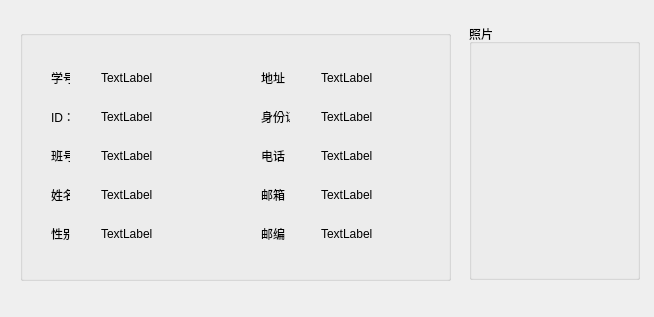
<?xml version="1.0" encoding="UTF-8"?>
<ui version="4.0">
 <class>xianagxi</class>
 <widget class="QWidget" name="xianagxi">
  <property name="geometry">
   <rect>
    <x>0</x>
    <y>0</y>
    <width>654</width>
    <height>317</height>
   </rect>
  </property>
  <property name="windowTitle">
   <string>详细信息</string>
  </property>
  <property name="windowIcon">
   <iconset>
    <normaloff>res/002.png</normaloff>res/002.png</iconset>
  </property>
  <widget class="QGroupBox" name="groupBox_2">
   <property name="geometry">
    <rect>
     <x>469</x>
     <y>24</y>
     <width>171</width>
     <height>256</height>
    </rect>
   </property>
   <property name="title">
    <string>照片</string>
   </property>
   <widget class="QLabel" name="label_21">
    <property name="geometry">
     <rect>
      <x>10</x>
      <y>20</y>
      <width>141</width>
      <height>211</height>
     </rect>
    </property>
    <property name="text">
     <string/>
    </property>
   </widget>
  </widget>
  <widget class="QGroupBox" name="groupBox">
   <property name="geometry">
    <rect>
     <x>20</x>
     <y>30</y>
     <width>431</width>
     <height>251</height>
    </rect>
   </property>
   <property name="title">
    <string/>
   </property>
   <widget class="QWidget" name="gridLayoutWidget">
    <property name="geometry">
     <rect>
      <x>20</x>
      <y>20</y>
      <width>41</width>
      <height>211</height>
     </rect>
    </property>
    <layout class="QGridLayout" name="gridLayout">
     <item row="0" column="0">
      <widget class="QLabel" name="label_20">
       <property name="text">
        <string>学号：</string>
       </property>
      </widget>
     </item>
     <item row="1" column="0">
      <widget class="QLabel" name="label_11">
       <property name="text">
        <string>ID：</string>
       </property>
      </widget>
     </item>
     <item row="2" column="0">
      <widget class="QLabel" name="label_12">
       <property name="text">
        <string>班号：</string>
       </property>
      </widget>
     </item>
     <item row="3" column="0">
      <widget class="QLabel" name="label_13">
       <property name="text">
        <string>姓名：</string>
       </property>
      </widget>
     </item>
     <item row="4" column="0">
      <widget class="QLabel" name="label_14">
       <property name="text">
        <string>性别：</string>
       </property>
      </widget>
     </item>
    </layout>
   </widget>
   <widget class="QWidget" name="gridLayoutWidget_2">
    <property name="geometry">
     <rect>
      <x>70</x>
      <y>20</y>
      <width>131</width>
      <height>211</height>
     </rect>
    </property>
    <layout class="QGridLayout" name="gridLayout_2">
     <item row="0" column="0">
      <widget class="QLabel" name="label_2">
       <property name="text">
        <string>TextLabel</string>
       </property>
      </widget>
     </item>
     <item row="1" column="0">
      <widget class="QLabel" name="label">
       <property name="text">
        <string>TextLabel</string>
       </property>
      </widget>
     </item>
     <item row="2" column="0">
      <widget class="QLabel" name="label_3">
       <property name="text">
        <string>TextLabel</string>
       </property>
      </widget>
     </item>
     <item row="3" column="0">
      <widget class="QLabel" name="label_4">
       <property name="text">
        <string>TextLabel</string>
       </property>
      </widget>
     </item>
     <item row="4" column="0">
      <widget class="QLabel" name="label_5">
       <property name="text">
        <string>TextLabel</string>
       </property>
      </widget>
     </item>
    </layout>
   </widget>
   <widget class="QWidget" name="gridLayoutWidget_3">
    <property name="geometry">
     <rect>
      <x>230</x>
      <y>20</y>
      <width>51</width>
      <height>211</height>
     </rect>
    </property>
    <layout class="QGridLayout" name="gridLayout_3">
     <item row="0" column="0">
      <widget class="QLabel" name="label_15">
       <property name="text">
        <string>地址：</string>
       </property>
      </widget>
     </item>
     <item row="1" column="0">
      <widget class="QLabel" name="label_16">
       <property name="text">
        <string>身份证：</string>
       </property>
      </widget>
     </item>
     <item row="2" column="0">
      <widget class="QLabel" name="label_17">
       <property name="text">
        <string>电话：</string>
       </property>
      </widget>
     </item>
     <item row="3" column="0">
      <widget class="QLabel" name="label_18">
       <property name="text">
        <string>邮箱：</string>
       </property>
      </widget>
     </item>
     <item row="4" column="0">
      <widget class="QLabel" name="label_19">
       <property name="text">
        <string>邮编：</string>
       </property>
      </widget>
     </item>
    </layout>
   </widget>
   <widget class="QWidget" name="gridLayoutWidget_4">
    <property name="geometry">
     <rect>
      <x>290</x>
      <y>20</y>
      <width>131</width>
      <height>211</height>
     </rect>
    </property>
    <layout class="QGridLayout" name="gridLayout_4">
     <item row="5" column="0">
      <widget class="QLabel" name="label_10">
       <property name="text">
        <string>TextLabel</string>
       </property>
      </widget>
     </item>
     <item row="4" column="0">
      <widget class="QLabel" name="label_9">
       <property name="text">
        <string>TextLabel</string>
       </property>
      </widget>
     </item>
     <item row="3" column="0">
      <widget class="QLabel" name="label_8">
       <property name="text">
        <string>TextLabel</string>
       </property>
      </widget>
     </item>
     <item row="2" column="0">
      <widget class="QLabel" name="label_6">
       <property name="text">
        <string>TextLabel</string>
       </property>
      </widget>
     </item>
     <item row="1" column="0">
      <widget class="QLabel" name="label_7">
       <property name="text">
        <string>TextLabel</string>
       </property>
      </widget>
     </item>
    </layout>
   </widget>
  </widget>
 </widget>
 <layoutdefault spacing="6" margin="11"/>
 <resources/>
 <connections/>
</ui>
